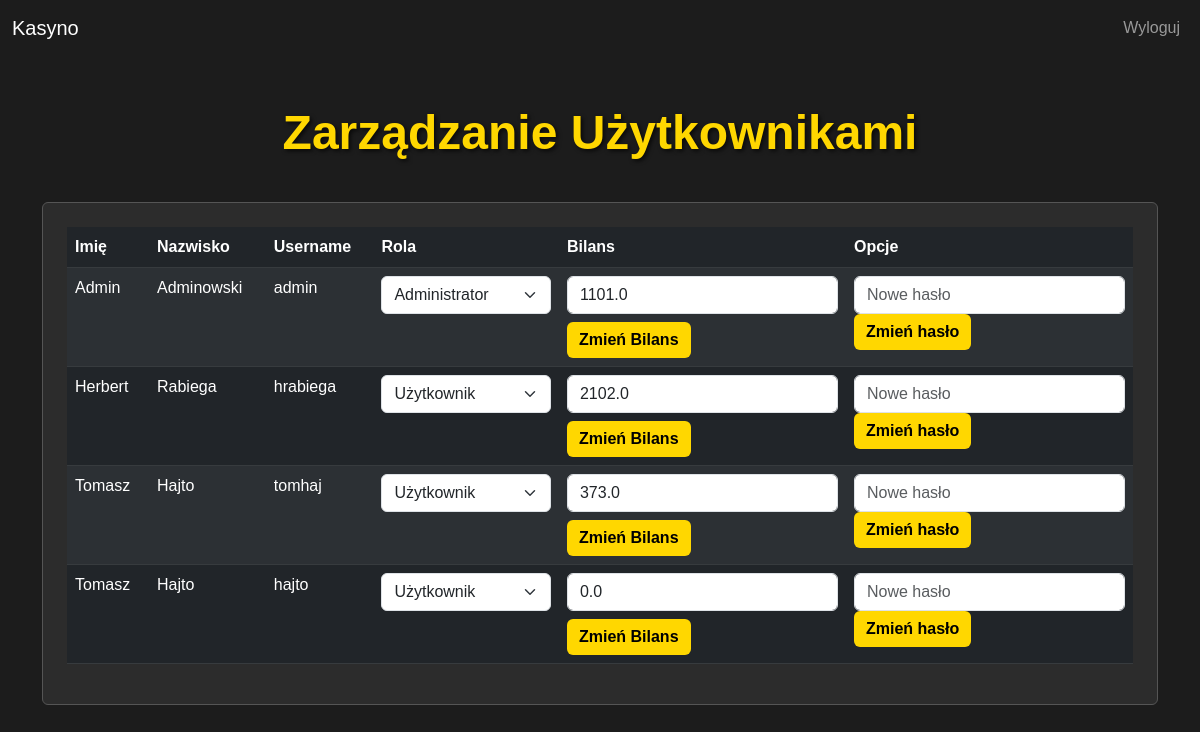
The app's page /admin_users, older data.
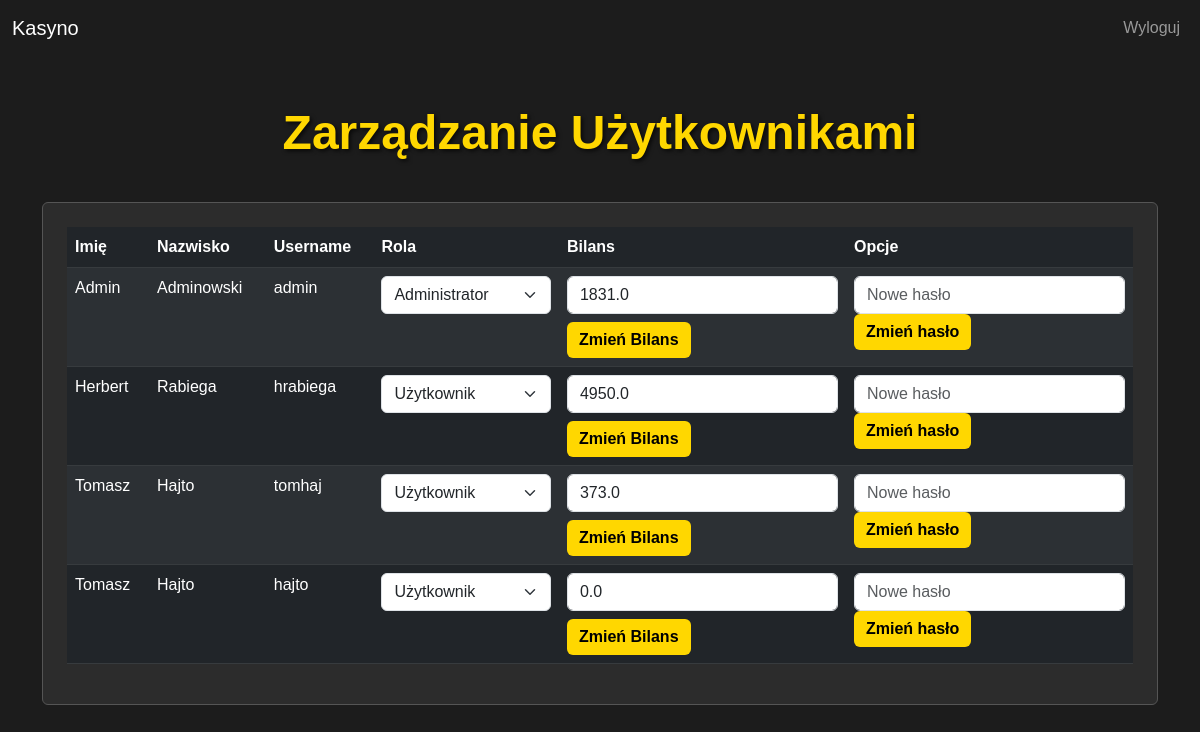
The same page, newer data.
### main.py (models this page shows)
class User(db.Model):
    id = db.Column(db.Integer, primary_key=True)
    first_name = db.Column(db.String(100), nullable=False)
    last_name = db.Column(db.String(100), nullable=False)
    username = db.Column(db.String(50), unique=True, nullable=False)
    password = db.Column(db.String(50), nullable=False)
    balance = db.Column(db.Float, default=0.0)
    birth_date = db.Column(db.Date, nullable=False)
    role = db.Column(db.String(10), default='user')  # user or admin

### main.py (the view)
@app.route('/admin_users')
def admin_users():
    users = User.query.all()
    return render_template('admin_users.html', users=users)

### main.py (called while the page is built, shortened)
@app.before_request
def setup_database():
    db.create_all()

### templates/admin_users.html (shortened to what this page needs)
<!DOCTYPE html>
<html lang="en">
<head>
    <link href="https://cdn.jsdelivr.net/npm/bootstrap@5.3.0-alpha1/dist/css/bootstrap.min.css" rel="stylesheet">
</head>
<body>
    <nav class="navbar navbar-expand-lg navbar-dark">
        <div class="container-fluid">
            <a class="navbar-brand" href="/casino">Kasyno</a>
            <ul class="navbar-nav ms-auto">
                <li class="nav-item">
                    <a class="nav-link" href="/logout">Wyloguj</a>
                </li>
            </ul>
        </div>
    </nav>
    <div class="container mt-5">
        <h1 class="text-center">Zarządzanie Użytkownikami</h1>
        <div class="card p-4">
            <table class="table table-dark table-striped">
                <thead>
                    <tr>
                        <th>Imię</th>
                        <th>Nazwisko</th>
                        <th>Username</th>
                        <th>Rola</th>
                        <th>Bilans</th>
                        <th>Opcje</th>
                    </tr>
                </thead>
                <tbody>
                    {% for user in users %}
                    <tr>
                        <td>{{ user.first_name }}</td>
                        <td>{{ user.last_name }}</td>
                        <td>{{ user.username }}</td>
                        <td>
                            <form action="/change_role/{{ user.id }}" method="POST">
                                <select name="role" class="form-select" onchange="this.form.submit()">
                                    <option value="user" {% if user.role == 'user' %} selected {% endif %}>Użytkownik</option>
                                    <option value="admin" {% if user.role == 'admin' %} selected {% endif %}>Administrator</option>
                                </select>
                            </form>
                        </td>
                        <td>
                            <form action="/change_balance/{{ user.id }}" method="POST">
                                <input type="number" class="form-control" name="balance" value="{{ user.balance }}" step="0.01" min="0" required>
                                <button type="submit" class="btn btn-primary mt-2">Zmień Bilans</button>
                            </form>
                        </td>
                        <td>
                            <form action="{{ url_for('change_password_user', user_id=user.id) }}" method="POST">
                                <input type="password" name="new_password" class="form-control" required placeholder="Nowe hasło">
                                <button type="submit" class="btn btn-primary">Zmień hasło</button>
                            </form>
                        </td>
                    </tr>
                    {% endfor %}
                </tbody>
            </table>
        </div>
    </div>
</body>
</html>

### templates/admin_users.html (style rules this page uses)
body { background-color: #1c1c1c; color: #f5f5f5; font-family: 'Arial', sans-serif; }
h1 { color: gold; text-shadow: 2px 2px 4px rgba(0, 0, 0, 0.7); font-size: 48px; font-weight: bold; margin-bottom: 40px; }
.card { background-color: #2c2c2c; border: 1px solid #555; }
.table thead { background-color: #333; }
.btn-primary { background-color: gold; border: none; color: black; font-weight: bold; }

Row changes from the older to the newer data that the page shows:
changed User "Admin": balance "1101.0" → "1831.0"
changed User "Herbert": balance "2102.0" → "4950.0"
